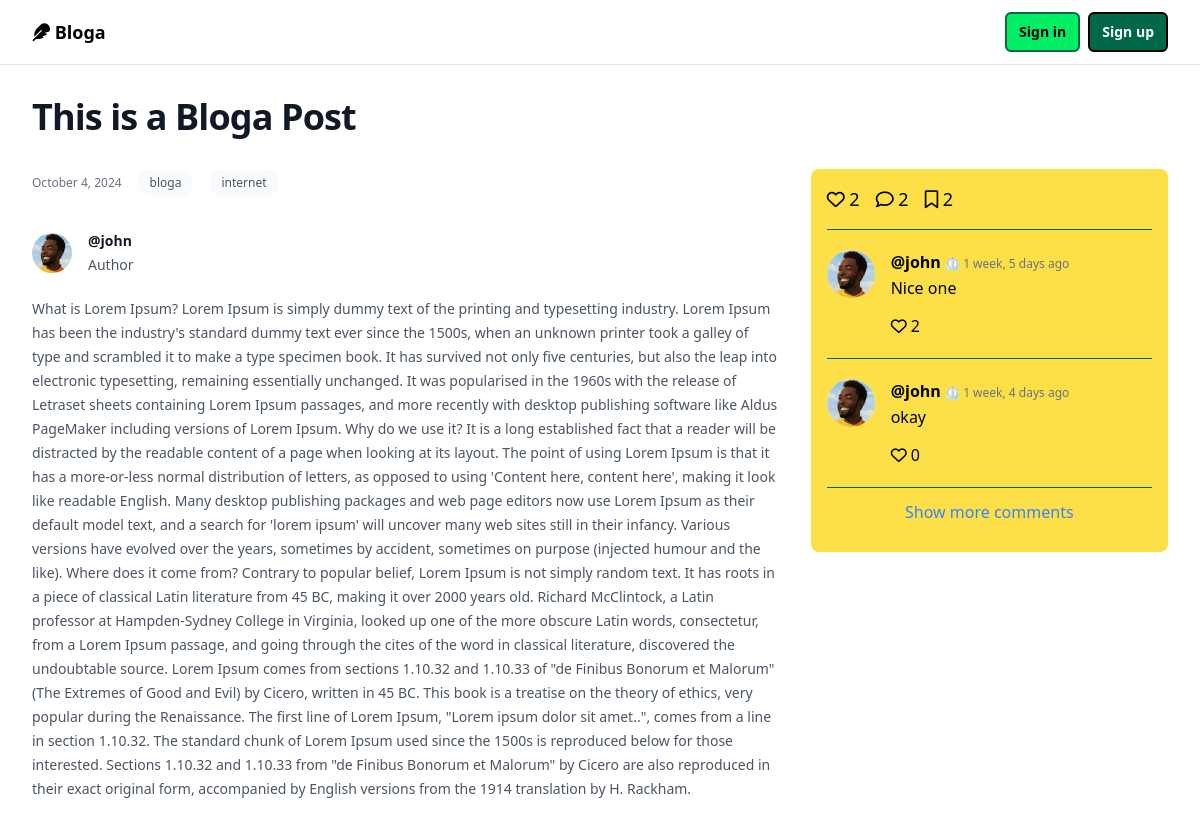
The page /posts/this-is-a-bloga-post-c01a9/ on the database its author committed.
### blog/models.py (models this page shows, shortened)
class Posts(models.Model):
    class Status(models.TextChoices):
        DRAFT = 'DF', 'Draft'
        PUBLISHED = 'PB', 'Published'
    title = models.CharField(max_length=250, blank=False, null=False, default='New Blog')
    content = models.TextField()
    link = models.SlugField(unique=True, max_length=250)
    author = models.ForeignKey(User, on_delete=models.CASCADE, related_name='posts')
    status = models.CharField(
        max_length=2,
        choices=Status,
        default=Status.DRAFT
    )
    publish = models.DateTimeField(default=None, blank=True, null=True)
    created = models.DateTimeField(auto_now_add=True)
    updated = models.DateTimeField(auto_now=True)
    tags = TaggableManager()
    class Meta:
        ordering = ['-publish']
        indexes = [
            models.Index(fields=['-publish'])
        ]
        verbose_name = 'Post'
        verbose_name_plural = 'Posts'
    objects = models.Manager()
    published = PublishedManager()

class PostReactions(models.Model):
    class Reactions(models.TextChoices):
        LIKE = 'LK', 'LIKE'
    post = models.ForeignKey(Posts, related_name='reactions', on_delete=models.CASCADE)
    user = models.ForeignKey(User, related_name='reactions', on_delete=models.CASCADE)
    reaction = models.CharField(
        max_length=2,
        choices=Reactions,
        default=Reactions.LIKE
    )
    class Meta:
        unique_together = ['post', 'user']
        verbose_name = 'Post Reaction'

class Comments(models.Model):
    post = models.ForeignKey(Posts, related_name='comments', on_delete=models.CASCADE)
    user = models.ForeignKey(User, related_name='comments', on_delete=models.CASCADE)
    content = models.TextField(blank=False)
    date = models.DateTimeField(auto_now_add=True)
    class Meta:
        verbose_name = 'Comment'
        verbose_name_plural = 'Comments'

### authentication/models.py (models this page shows, shortened)
class Profile(models.Model):
    user = models.OneToOneField(User, on_delete=models.CASCADE, related_name='profile')
    bio = models.TextField(blank=True)
    dp = models.ImageField(upload_to=secure_filestore, blank=True, null=True)
    follows = models.ManyToManyField(User, related_name='following', blank=True)
    followers = models.ManyToManyField(User, related_name='followers', blank=True)

### blog/views.py (the view)
# urls.py: path("posts/<slug:link>/",views.post_detail, name="post"),
def post_detail(request, link):
    user=request.user
    if user.is_authenticated and Posts.objects.filter(author=user, link=link, status="DF").exists():
        post = get_object_or_404(
            Posts,
            link=link,
        )
    else:
        post = get_object_or_404(
            Posts,
            link=link,
            status = "PB"
        )
    form = CommentsForm()
    context = {
        "user": user if user.is_authenticated else None,
        "post": post,
        "form": form,
    }
    return render(request, 'blog/post.html', context)

### blog/templatetags/reaction_tags.py (called while the page is built)
@register.simple_tag
def likes_post(post, user):
    return PostReactions.objects.filter(post=post, user=user).exists()

@register.simple_tag
def likes_comment(comment, user):
    return CommentReactions.objects.filter(comment=comment, user=user).exists()

@register.simple_tag
def post_saved(post, user):
    return SavedPost.objects.filter(user=user, post=post).exists()

### blog/templates/blog/post.html (shortened to what this page needs)
{% extends 'blog/base.html' %}
{% load static %}
{% load humanize %}
{% load reaction_tags%}
{% block content %}
    <div class="bg-white">
        <div class="mx-auto max-w-7xl pt-0 px-6 lg:px-8">
            <div class="mx-auto grid max-w-2xl grid-cols-1 lg:grid-cols-3 gap-x-8 gap-y-8 border-t border-gray-200 py-16 sm:py-24 lg:mx-0 lg:max-w-none">
                <h2 class="text-3xl lg:col-span-3 font-bold tracking-tight text-gray-900 sm:text-4xl">
                    {{post.title}}
                </h2>
                <article class="flex flex-col lg:col-span-2 items-start justify-between">
                    <div class="group relative">
                        <div class="flex items-center gap-x-4 text-xs">
                            <time datetime="{{post.publish|date:'Y-m-d'}}" class="text-gray-500">{{post.publish|date:'F j, Y'}}</time>
                            {%for tag in post.tags.all %}
                                <a href="{% url 'blog:tag' tag%}" class="relative z-10 rounded-full bg-gray-50 px-3 py-1.5 font-medium text-gray-600 hover:bg-gray-100">{{tag.name}}</a>
                            {% endfor %}
                        </div>
                        <h3 class="mt-3 text-lg group-hover:text-gray-600">
                            <div class="relative mt-8 flex items-center gap-x-4">
                                {% if post.author.profile.dp %}
                                    <img src="{% static post.author.profile.dp.url %}" alt="{{post.author.username}}" class="h-10 w-10 rounded-full bg-gray-50">
                                {% else %}
                                    <img src="{% static 'img/profile.png'%}" alt="{{post.author.username}}" class="h-10 w-10 rounded-full bg-gray-50">
                                {% endif %}
                                <div class="text-sm leading-6">
                                    <p class="font-semibold text-gray-900">
                                        <a href="{% url 'blog:profile' post.author.username%}">
                                            <span class="absolute inset-0"></span>
                                            @{{post.author.username}}
                                        </a>
                                    </p>
                                    <p class="text-gray-600">Author</p>
                                </div>
                            </div>
                        </h3>
                        <p class="mt-5 text-sm leading-6 text-gray-600">{{post.content}}</p>
                    </div>
                </article>
                <ul role="list" id="comments" class="bg-yellow-300 p-4 rounded-lg divide-y divide-primary h-fit">
                    <li class="flex gap-4 mb-4 text-lg">
                        <div>
                            <a href="{% url 'blog:post_like' post.link %}">
                                {% likes_post post user as liked_post%}
                                {% if liked_post %}
                                    <i class="fa-solid fa-heart"></i>
                                {% else %}
                                    <i class="fa-regular fa-heart"></i>
                                {% endif %}
                            </a>
                            <span>{{post.reactions.all | length | intcomma}}</span>
                        </div>
                        <div>
                            <i class="fa-regular fa-comment" onclick="openCommentModal('main')"></i>
                            <span>{{post.comments.all | length |intcomma}}</span>
                        </div>
                        <div>
                            <a href="{% url 'blog:post_save' post.link %}">
                                {%  post_saved post user as saved_post%}
                                {% if saved_post %}
                                    <i class="fa-solid fa-bookmark"></i>
                                {% else %}
                                    <i class="fa-regular fa-bookmark"></i>
                                {% endif %}
                                <span>{{post.savers.count | intcomma}}</span>
                            </a>
                        </div>
                    </li>
                    {% for comment in post.comments.all %}
                        <li class="flex flex-col justify-between gap-x-6 py-5 comment">
                            <div class="flex min-w-0 gap-x-4">
                                {% if comment.user.profile.dp.url %}
                                    <img class="h-12 w-12 flex-none rounded-full bg-gray-50" src="{% static comment.user.profile.dp.url %}" alt="{{comment.user.username}}">
                                {% else %}
                                    <img class="h-12 w-12 flex-none rounded-full bg-gray-50" src="{% static 'img/profile.png' %}" alt="{{comment.user.username}}">
                                {% endif %}
                                <div class="min-w-0 flex-auto">
                                    <div>
                                        <a class="font-semibold" href="{% url 'blog:profile' comment.user.username%}">@{{comment.user.username}}</a>
                                        <span class="mt-1 text-xs leading-5 text-gray-500 font-light pb-1">⏲ {{comment.date|timesince}} ago</span>
                                    </div>
                                    <p class="mt-1 leading-5">
                                        {{comment.content}}
                                    </p>
                                    <div class="stats flex gap-4 mt-4">
                                        <div>
                                            <a href="{% url 'blog:comment_like' comment.id%}">
                                                {% likes_comment comment user as liked_comment%}
                                                {% if liked_comment %}
                                                    <i class="fa-solid fa-heart"></i>
                                                {% else %}
                                                    <i class="fa-regular fa-heart"></i>
                                                {% endif %}
                                            </a>
                                            <span>{{comment.reactions.count| intcomma}}</span>
                                        </div>
                                    </div>
                                </div>
                            </div>
                        </li>
                    {% empty %}
                        No Comments Yet
                    {% endfor%}
                    <li class="text-center py-3">
                        <button id="show-more-comments" class="text-blue-500 hover:underline">Show more
                            comments</button>
                    </li>
                </ul>
            </div>
        </div>
    </div>
{% endblock%}

### blog/templates/blog/base.html (shortened to what this page needs)
{% load static %}
<!DOCTYPE html>
<html lang="en">
<head>
  <link rel="stylesheet" href="https://rsms.me/inter/inter.css">
        <link rel="stylesheet" href="{% static 'css/style.css' %}">
        <link rel="stylesheet" href="https://cdnjs.cloudflare.com/ajax/libs/font-awesome/6.6.0/css/all.min.css"
 />
</head>
<body>
  <header>
    <nav>
        <div class="mx-auto max-w-7xl px-2 sm:px-6 lg:px-8">
            <div class="relative flex h-16 items-center justify-between">
                <div class="flex flex-1 items-center justify-center sm:items-stretch sm:justify-start">
                    <div class="flex flex-shrink-0 items-center text-lg font-bold">
                      <a href="{% url 'blog:home' %}" class="inline-block"><i class="fa-solid fa-feather"></i> Bloga</a>
                    </div>
                </div>
                <div
                    class="absolute inset-y-0 right-0 flex items-center pr-2 sm:static sm:inset-auto sm:ml-6 sm:pr-0">
                    {% if user %}
                        <a title="write an article" href="{% url 'blog:write' %}">
                            <button type="button"
                                class="relative h-8 w-8 rounded-full p-1 text-gray-400 focus:outline-none ring-secondary focus:ring-2 focus:ring-secondary focus:ring-offset-2 focus:ring-offset-white">
                                <span class="absolute -inset-1.5"></span>
                                <span class="sr-only">Write a Blog</span>
                                <i class="fa-solid fa-feather"></i>
                            </button>
                        </a>
                        <div class="relative ml-3">
                            <div>
                                <button type="button"
                                    class="relative flex rounded-full bg-gray-800 text-sm focus:outline-none focus:ring-2 focus:ring-secondary focus:ring-offset-2 focus:ring-offset-white ring-secondary"
                                    id="user-menu-button" aria-expanded="false" aria-haspopup="true">
                                    <span class="absolute -inset-1.5"></span>
                                    <span class="sr-only">Open user menu</span>
                                    {%if user.profile.dp %}
                                        <img class="h-8 w-8 rounded-full"
                                        src="{% static user.profile.dp.url %}"
                                        alt="">
                                    {% else %}
                                        <img class="h-8 w-8 rounded-full"
                                        src="{% static 'img/profile.png' %}"
                                        alt="">
                                    {% endif %}
                                </button>
                            </div>
                            <div class="hidden absolute right-0 z-10 mt-2 w-48 origin-top-right rounded-md bg-white py-1 shadow-lg ring-1 ring-primary ring-opacity-5 focus:outline-none"
                            role="menu" aria-orientation="vertical" aria-labelledby="user-menu-button" tabindex="-1"
                                id="profile_menu">
                                <a href="{% url 'blog:profile' user.username%}" class="block px-4 py-2 text-sm text-gray-700" role="menuitem" tabindex="-1"
                                id="user-menu-item-0">Profile</a>
                                <a href="{% url 'blog:user_saved' user.username%}" class="block px-4 py-2 text-sm text-gray-700" role="menuitem" tabindex="-1"
                                id="user-menu-item-0">Saved</a>
                                <a href="{% url 'blog:user_favorites' user.username%}" class="block px-4 py-2 text-sm text-gray-700" role="menuitem" tabindex="-1"
                                id="user-menu-item-0">Favorites</a>
                                <a href="{% url 'authentication:sign_out' %}" class="block px-4 py-2 text-sm text-gray-700" role="menuitem" tabindex="-1"
                                id="user-menu-item-2">Sign out</a>
                            </div>
                        </div>
                    {% else %}
                        <div class="relative ml-3 flex gap-2">
                            <a href="{% url 'authentication:sign_in' %}" class="btn-secondary">Sign in</a><a href="{% url 'authentication:sign_up' %}" class="btn-primary">Sign up</a>
                        </div>
                    {% endif %}
                </div>
            </div>
        </div>
    </nav>
</header>
    <main>
        {%block content%}
        {%endblock%}
    </main>
</body>
</html>

### rows shown on the page
Posts: title "This is a Bloga Post", publish "October 4, 2024", author.dp (picture), author.username "john", content "What is Lorem Ipsum? Lorem Ipsum is simply dummy text of the printing and typesetting industry. Lorem Ipsum has been the industry's standard dummy text ever since the 1500s, when an unknown printer took a galley of type and scrambled it to make a type specimen book. It has survived not only five centuries, but also the leap into electronic typesetting, remaining essentially unchanged. It was popularised in the 1960s with the release of Letraset sheets containing Lorem Ipsum passages, and more recently with desktop publishing software like Aldus PageMaker including versions of Lorem Ipsum. Why do we use it? It is a long established fact that a reader will be distracted by the readable…", reactions.all|length "2", comments.all|length "2", savers.count "2"
Tag: name "bloga"
Tag: name "internet"
Comments: user.dp (picture), user.username "john", date "1 week, 5 days", content "Nice one", reactions.count "2"
Comments: user.dp (picture), user.username "john", date "1 week, 4 days", content "okay", reactions.count "0"
